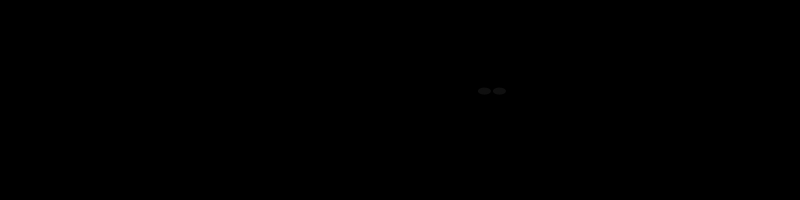
Frame 1 (no input)
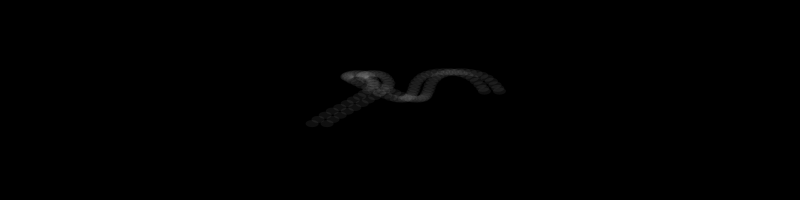
Frame 60 (the mouse pressed at the canvas centre just before this capture)
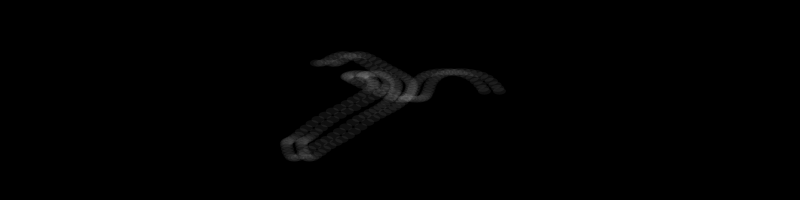
Frame 120 (the mouse held since frame 60 and released just before this capture)

The Processing sketch that drew these frames (run headless with seeded random() and noise(); from frame 60 on, the mouse is pressed at the canvas centre):

// Processing sketch: processing_59532
// ── processing_59532.pde

/**
 * Noise1D. 
 * 
 * Using 1D Perlin Noise to assign location. 
 */
 
float xoff = 0.0;
float xincrement = 0.01; 
float xoff2 = 0.5;
float xincrement2 = 0.02; 

void setup() {
  size(800,200);
  background(0);
  frameRate(30);
  smooth();
  noStroke();
}

void draw()
{
  // Create an alpha blended background

  
  //float n = random(0,width);  // Try this line instead of noise
  
  // Get a noise value based on xoff and scale it according to the window's width
 
  
  // With each cycle, increment xoff
  xoff += xincrement;
  xoff2 += xincrement2;
  
   float n = noise(xoff)*width;
  float n2 = noise(xoff2)*height;
  
  
  fill(200 + n, 15);
  ellipse(n,n2,13,7);
  ellipse(n + 15,n2,13,7);
  fill(10, 25);
  ellipse(n,n2,5,5);
  ellipse(n + 15,n2,5,5);
  
}
